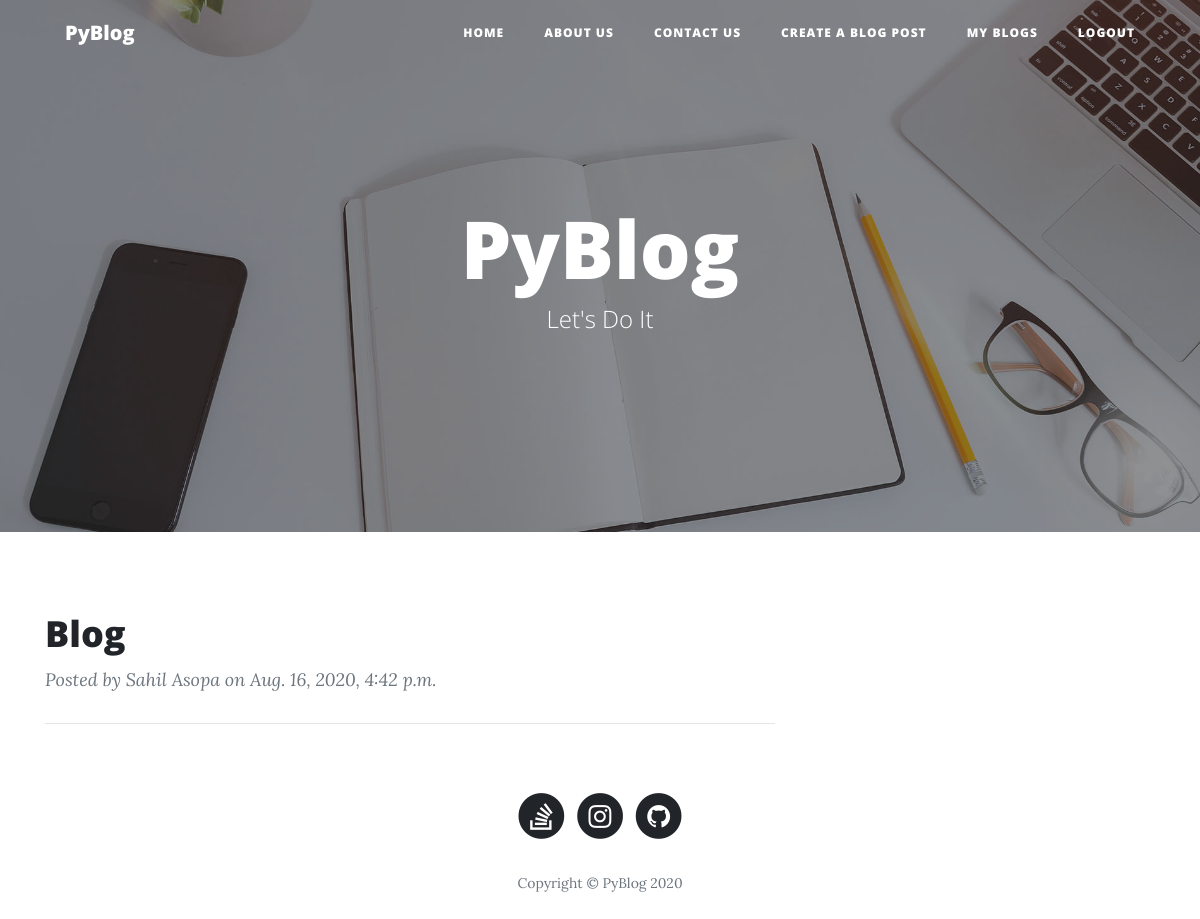
/ (signed in), run on an earlier commit of the app's database.
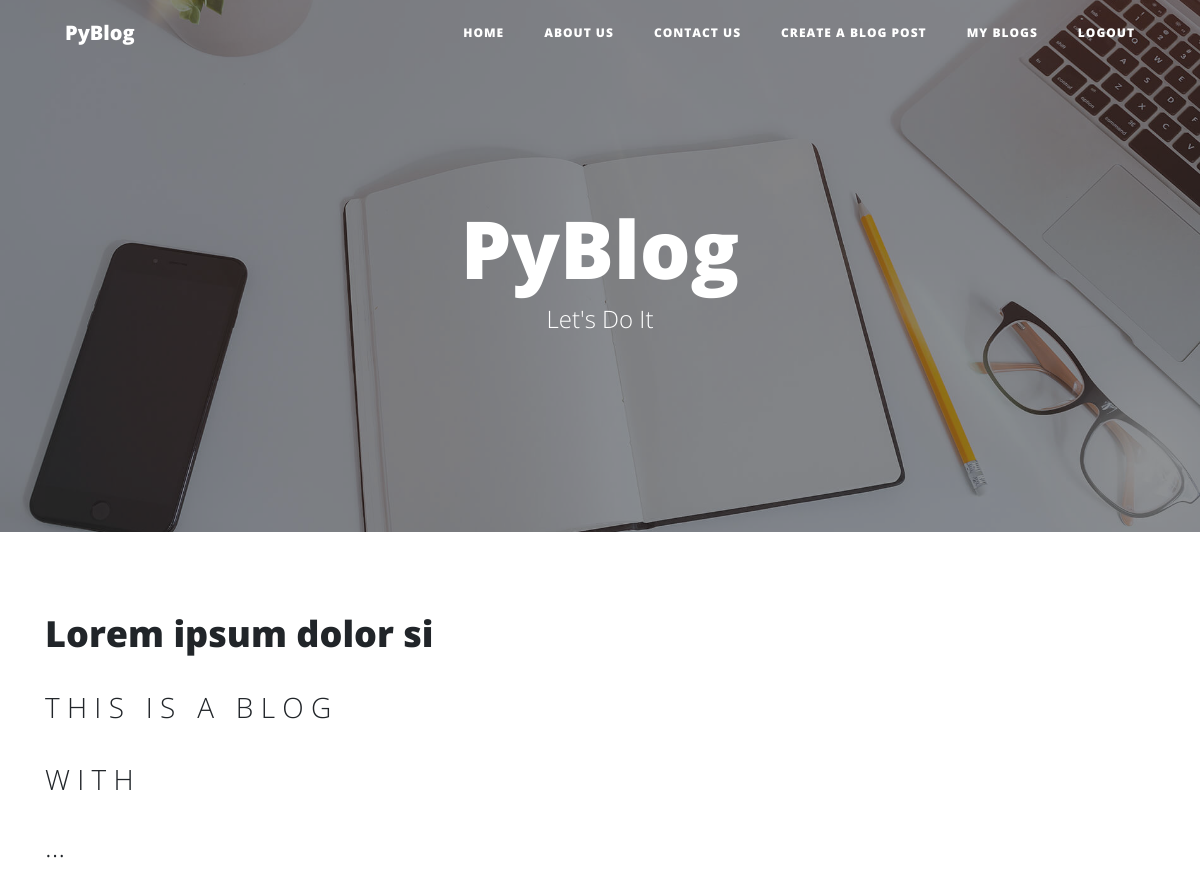
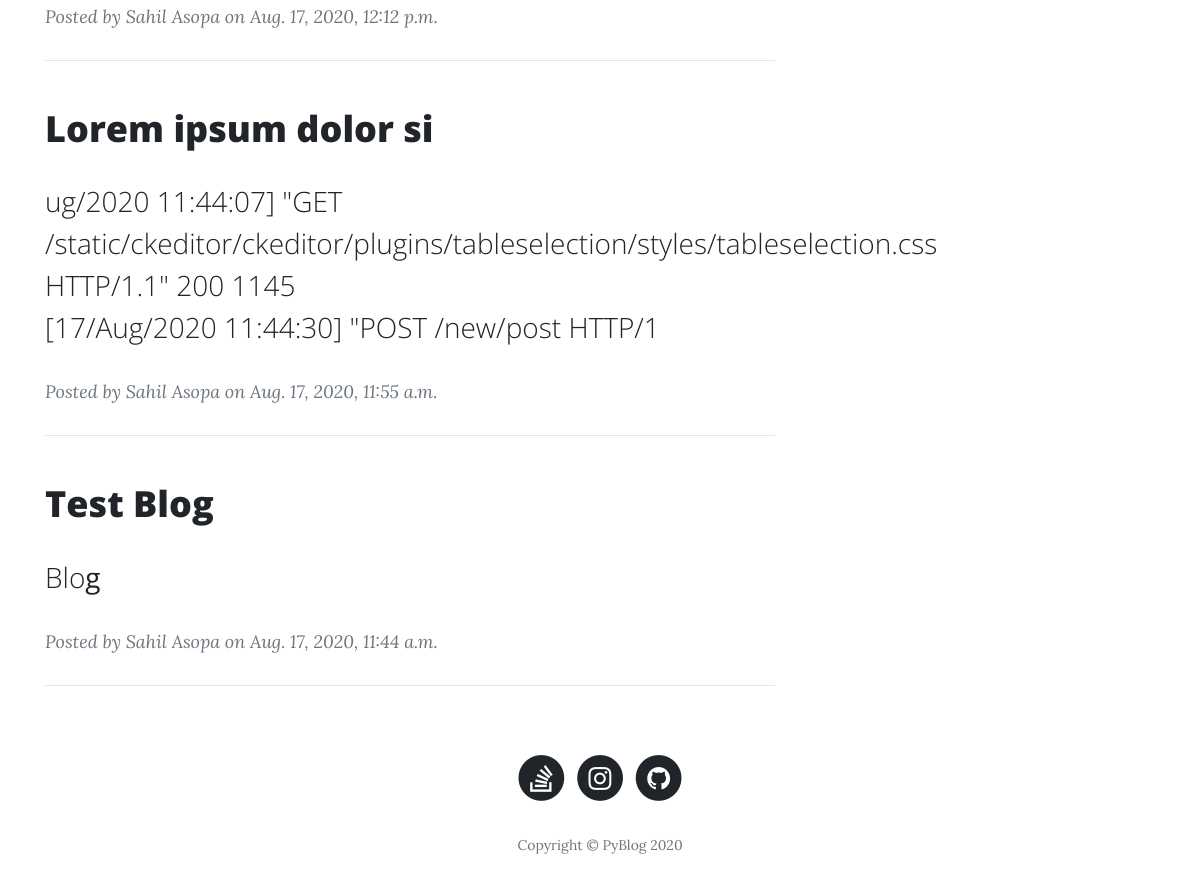
And on a later commit of the database (2 pictures, top to bottom).
### Blogsite/models.py (models this page shows, shortened)
class Blog(models.Model):
    user = models.ForeignKey(BlogUser, on_delete=models.CASCADE)
    heading = models.CharField(max_length=100)
    blog = RichTextField()
    image = models.ImageField(blank=True, null=True, upload_to='media')
    uploaded_on = models.DateTimeField(auto_now=True)
    def get_absolute_url(self):
        return f"/post/{self.heading}/{self.id}/"

class BlogUser(models.Model):
    user = models.OneToOneField(User, on_delete=models.CASCADE)
    full_name = models.CharField(max_length=52)
    username = models.CharField(unique=True, max_length=15)
    email = models.EmailField(blank=True, unique=True)
    def __str__(self):
        return self.full_name

### Blogsite/views.py (the view)
# urls.py: path('', views.home),
@login_required(login_url='/login')
def home(request):
    user = BlogUser.objects.all()
    blog = Blog.objects.all().order_by('-id')[:10]
    context = {
        'user': user,
        'blog': blog,
    }
    return render(request, 'index.html', context)

### templates/index.html (shortened to what this page needs)
{% load static %}
<html>
<head>
    <link rel="stylesheet" href="{% static 'assets/bootstrap/css/bootstrap.min.css' %}">
    <link rel="stylesheet" href="{% static 'assets/fonts/font-awesome.min.css' %}">
</head>
<body>
<nav class="navbar navbar-light navbar-expand-lg fixed-top" id="mainNav">
    <div class="container"><a class="navbar-brand" href="/">PyBlog</a>
        <div class="collapse navbar-collapse" id="navbarResponsive">
            <ul class="nav navbar-nav ml-auto">
                <li class="nav-item" role="presentation"><a class="nav-link" href="/">Home</a></li>
                <li class="nav-item" role="presentation"><a class="nav-link" href="/about">About us</a></li>
                <li class="nav-item" role="presentation"><a class="nav-link" href="/contact">Contact us</a></li>
                <li class="nav-item" role="presentation"><a class="nav-link" href="/new/post">Create a Blog Post</a>
                <li class="nav-item" role="presentation"><a class="nav-link" href="/my/blogs">My Blogs</a>
                <li class="nav-item" role="presentation"><a class="nav-link" href="/logout">Logout</a>
            </ul>
        </div>
    </div>
</nav>
<header class="masthead" style='background-image:url("{% static 'assets/img/home-bg.jpg' %}");'>
    <div class="overlay"></div>
    <div class="container">
        <div class="row">
            <div class="col-md-10 col-lg-8 mx-auto">
                <div class="site-heading">
                    <h1>PyBlog</h1><span class="subheading">Let's Do It</span></div>
            </div>
        </div>
    </div>
</header>
<div class="container">
    {% if blog %}
        {% for blog in blog %}
            <div class="row">
                <div class="col-md-10 col-lg-8">
                    <div class="post-preview">
                        <a href="{{ blog.get_absolute_url }}">
                            <h2 class="post-title">{{ blog.heading|safe }}</h2>
                            <h3 class="post-subtitle">{{ blog.blog|truncatewords:15|safe }}</h3>
                        </a>
                        <p class="post-meta">Posted by&nbsp;{{ blog.user }} on {{ blog.uploaded_on }}
                        </p>
                    </div>
                    <hr>
                </div>
            </div>
        {% endfor %}
    {% else %}
        <h3> Oops We Currently Have No Blogs! <a href="/new/post"> Click Here To Create One</a></h3>
    {% endif %}
</div>
<footer>
    <div class="container">
        <div class="row">
            <div class="col-md-10 col-lg-8 mx-auto">
                <ul class="list-inline text-center">
                    <a href="https://stackoverflow.com/users/13780862/sahil-asopa">
                        <li class="list-inline-item"><span class="fa-stack fa-lg"><i
                                class="fa fa-circle fa-stack-2x"></i><i
                                class="fa fa-stack-overflow fa-stack-1x fa-inverse"></i></span></li>
                    </a>
                    <a href="https://www.instagram.com/pip_install_programming/">
                        <li class="list-inline-item"><span class="fa-stack fa-lg"><i
                                class="fa fa-circle fa-stack-2x"></i><i
                                class="fa fa-instagram fa-stack-1x fa-inverse"></i></span></li>
                    </a>
                    <a href="https://github.com/sahilasopa">
                        <li class="list-inline-item"><span class="fa-stack fa-lg"><i
                                class="fa fa-circle fa-stack-2x"></i><i
                                class="fa fa-github fa-stack-1x fa-inverse"></i></span></li>
                    </a>
                </ul>
                <p class="text-muted copyright">Copyright&nbsp;©&nbsp;PyBlog 2020</p>
            </div>
        </div>
    </div>
</footer>
</body>
</html>

What changed in the data, as far as the page shows it:
removed Blog: heading "Blog", user "Sahil Asopa", uploaded_on "Aug. 16, 2020, 4:42 p.m."
added Blog: heading "Lorem ipsum dolor si", blog "T H I S I S A B L O G W I T H …", user "Sahil Asopa", uploaded_on "Aug. 17, 2020, 12:12 p.m."
added Blog: heading "Lorem ipsum dolor si", blog "ug/2020 11:44:07] \"GET /static/ckeditor/ckeditor/plugins/tableselection/styles/tableselection.css HTTP/1.1\" 200 1145 [17/Aug/2020 11:44:30] \"POST /new/post HTTP/1", user "Sahil Asopa", uploaded_on "Aug. 17, 2020, 11:55 a.m."
added Blog: heading "Test Blog", blog "Blo g", user "Sahil Asopa", uploaded_on "Aug. 17, 2020, 11:44 a.m."
